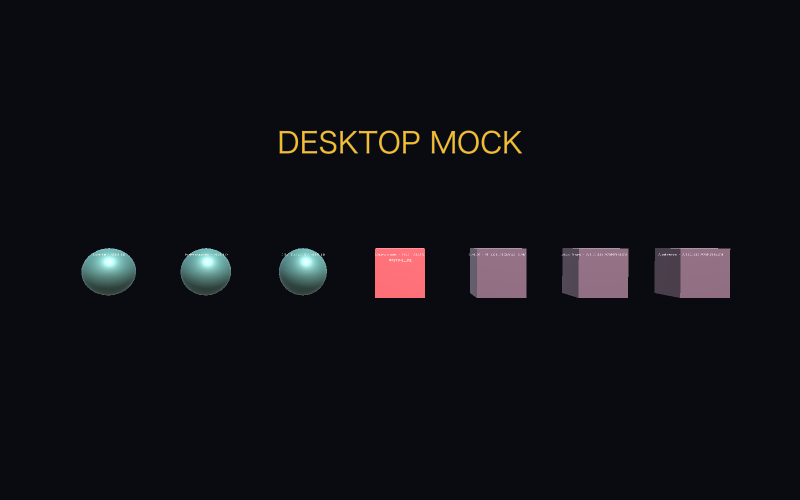
#> input picture media/spatial-ux-v11/unity/02-first-failure-en.png, 1600 x 1000 px (shown at 1/2 size)
$ python ost-simulate.py
#> lines starting #> are read from the running program, lines starting #| are printed output that depends on the picture
#!/usr/bin/env python3
# OST (optical see-through) simulation for V11 design review. Models an ADDITIVE display: the glasses ADD
# light to the real world, so dark pixels in the render are transparent and bright pixels emit over the
# background. DESIGN-REVIEW APPROXIMATION ONLY — NOT physically accurate, NOT device evidence. Every output
# is stamped "SIMULATED OST BACKGROUND / NOT DEVICE VALIDATED".
#   python3 scripts/ost-simulate.py
import os, glob
import numpy as np
from PIL import Image, ImageDraw, ImageFont

REPO = os.path.dirname(os.path.dirname(os.path.abspath(__file__)))
CAP = os.path.join(REPO, "media", "spatial-ux-v11", "unity")
OUT = os.path.join(REPO, "media", "spatial-ux-v11", "ost-simulations")
os.makedirs(OUT, exist_ok=True)
W, H = 1600, 1000
BG_SUB = np.array([9, 11, 17], dtype=np.int16)  # harness camera bg → "no emission"

def load_font(size):
    for p in ["/System/Library/Fonts/Supplemental/Arial Bold.ttf", "/System/Library/Fonts/Helvetica.ttc"]:
        if os.path.exists(p):
            try: return ImageFont.truetype(p, size)
            except Exception: pass
    return ImageFont.load_default()

def bright_office():
    y = np.linspace(0, 1, H)[:, None]
    r = (210 + 30 * (1 - y)); g = (205 + 30 * (1 - y)); b = (190 + 25 * (1 - y))
    img = np.zeros((H, W, 3), np.float32)
    img[..., 0] = r; img[..., 1] = g; img[..., 2] = b
    img[120:560, 1050:1480] = [245, 246, 250]  # bright window (worst case for dark UI)
    return np.clip(img, 0, 255).astype(np.uint8)

def dark_room():
    y = np.linspace(0, 1, H)[:, None]
    v = (18 + 26 * y)
    img = np.zeros((H, W, 3), np.float32)
    img[..., 0] = v; img[..., 1] = v * 1.05; img[..., 2] = v * 1.2
    return np.clip(img, 0, 255).astype(np.uint8)

def patterned():
    xx, yy = np.meshgrid(np.arange(W), np.arange(H))
    s = ((xx + yy) // 46) % 2
    img = np.where(s[..., None] == 0, np.array([120, 118, 128]), np.array([86, 90, 104]))
    return img.astype(np.uint8)

def composite_additive(cap_np, bg_np):
    emit = np.clip(cap_np.astype(np.int16) - BG_SUB, 0, 255)
    return np.clip(bg_np.astype(np.int16) + emit, 0, 255).astype(np.uint8)

def stamp(np_img, scene):
    im = Image.fromarray(np_img)
    d = ImageDraw.Draw(im)
    d.rectangle([0, 0, W, 66], fill=(150, 20, 24))
    d.text((20, 12), "SIMULATED OST BACKGROUND — NOT DEVICE VALIDATED", font=load_font(38), fill=(255, 255, 255))
    d.text((20, H - 34), f"additive-composite design approximation · bg={scene} · not physically accurate · not device evidence", font=load_font(23), fill=(15, 15, 15))
    return im

def main():
    src = os.path.join(CAP, "02-first-failure-en.png")
    if not os.path.exists(src):
        src = sorted(glob.glob(os.path.join(CAP, "*.png")))[0]
    cap_np = np.array(Image.open(src).convert("RGB"))
    print("compositing", os.path.basename(src))
    for name, fn in [("bright-office", bright_office), ("dark-room", dark_room), ("patterned-background", patterned)]:
        out = composite_additive(cap_np, fn())
        stamp(out, name).save(os.path.join(OUT, name + "-simulation.png"))
        print("wrote", name + "-simulation.png")
#> this loop made 3 passes
#> pass 1, in main, `out = composite_additive(cap_np, fn())`:
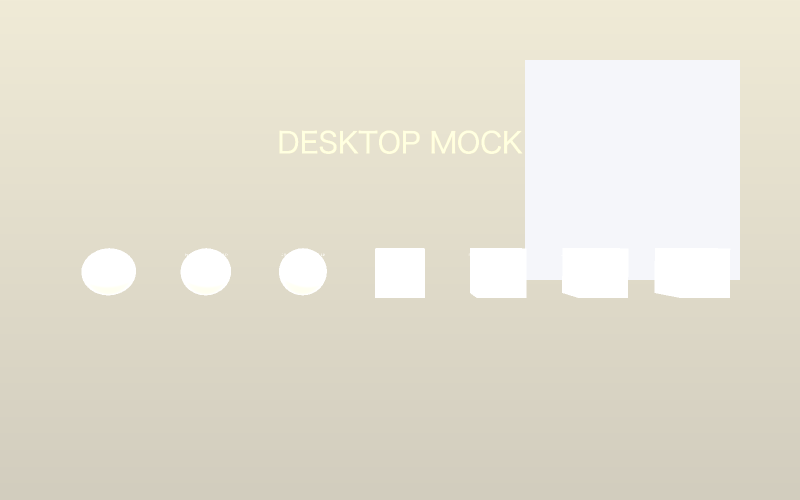
#> out: shape (1000, 1600, 3) (shown at 1/2 size); mean R, G, B 227.7, 223.5, 209.1
#> pass 1, in main, `stamp(out, name).save(os.path.join(OUT, name + "-simulation.png"))`:
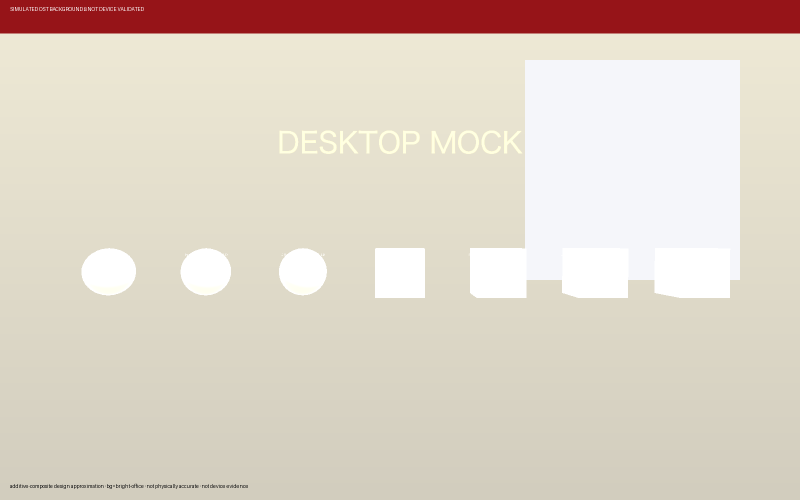
#> saved as bright-office-simulation.png: PIL image 1600x1000 RGB (shown at 1/2 size); mean R, G, B 221.6, 209.2, 196.4
#> pass 2, in main, `out = composite_additive(cap_np, fn())`:
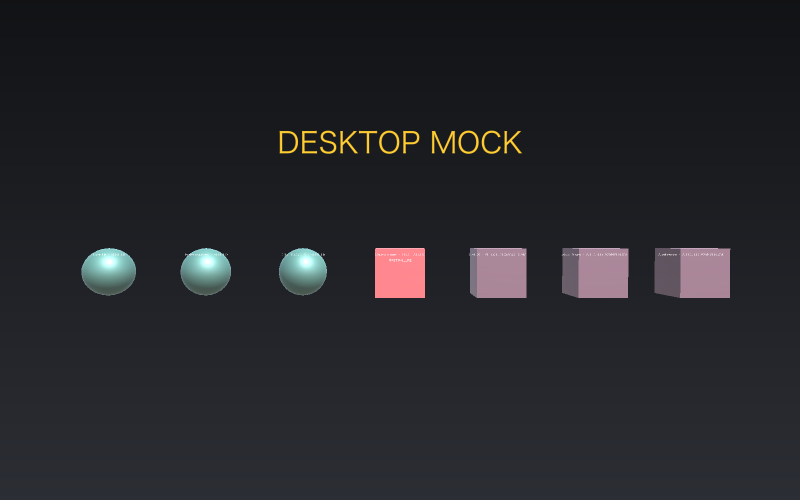
#> out: shape (1000, 1600, 3) (shown at 1/2 size); mean R, G, B 37, 37.5, 41.7
#> after the loop:
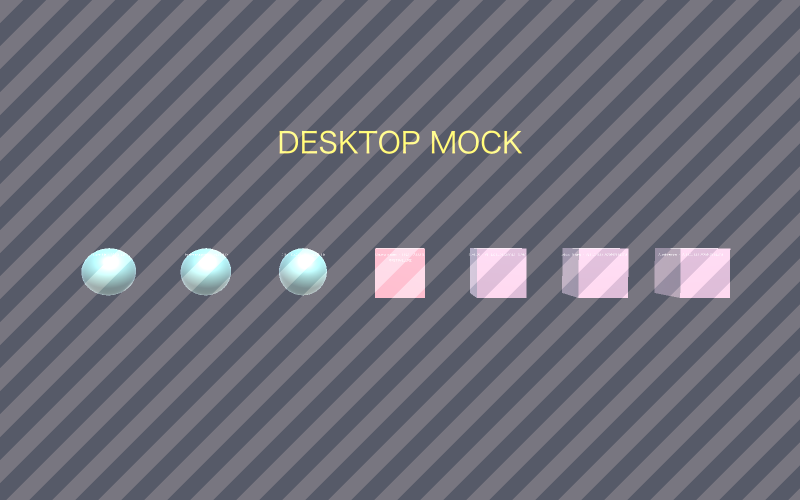
#> out: shape (1000, 1600, 3) (shown at 1/2 size); mean R, G, B 108.7, 109.1, 120.7

if __name__ == "__main__":
    main()

$ run again, with media/spatial-ux-v11/audit-workspace/01-overview-en.png copied over media/spatial-ux-v11/unity/02-first-failure-en.png
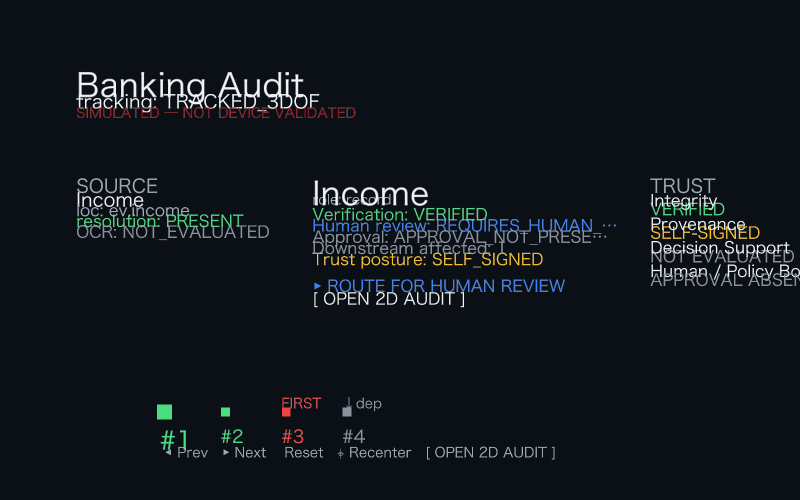
#> input picture media/spatial-ux-v11/audit-workspace/01-overview-en.png, 1600 x 1000 px (shown at 1/2 size)
#> the loop in main, `for name, fn in [("bright-office", bright_office), ("dark-room", dark_..` made 3 passes
#> pass 1, in main, `stamp(out, name).save(os.path.join(OUT, name + "-simulation.png"))`:
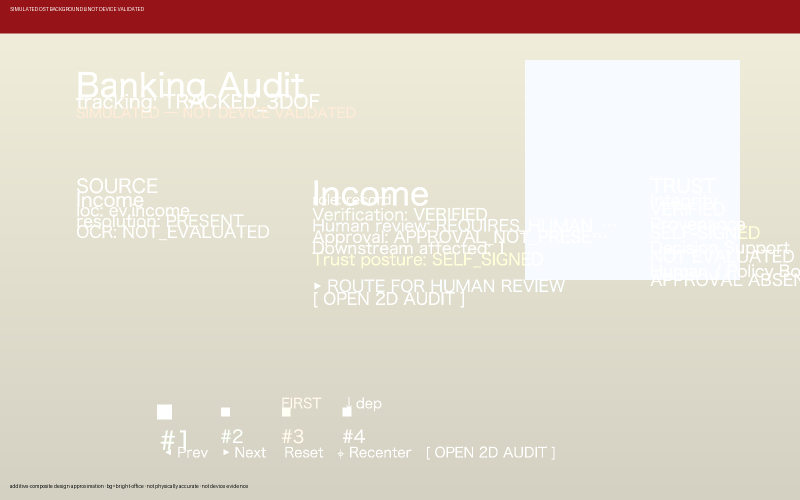
#> saved as bright-office-simulation.png: PIL image 1600x1000 RGB (shown at 1/2 size); mean R, G, B 223.4, 212.7, 200.8
#> after the loop in main, `for name, fn in [("bright-office", bright_office), ("dark-room", dark_..`:
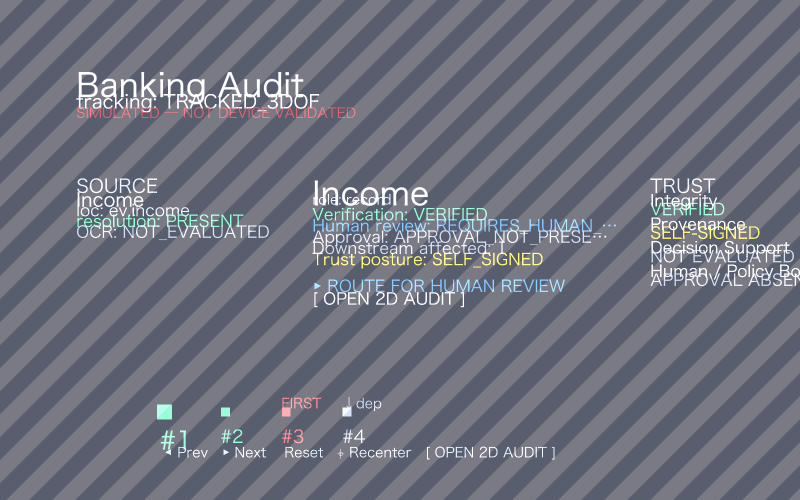
#> out: shape (1000, 1600, 3) (shown at 1/2 size); mean R, G, B 109.9, 113.3, 125.6
